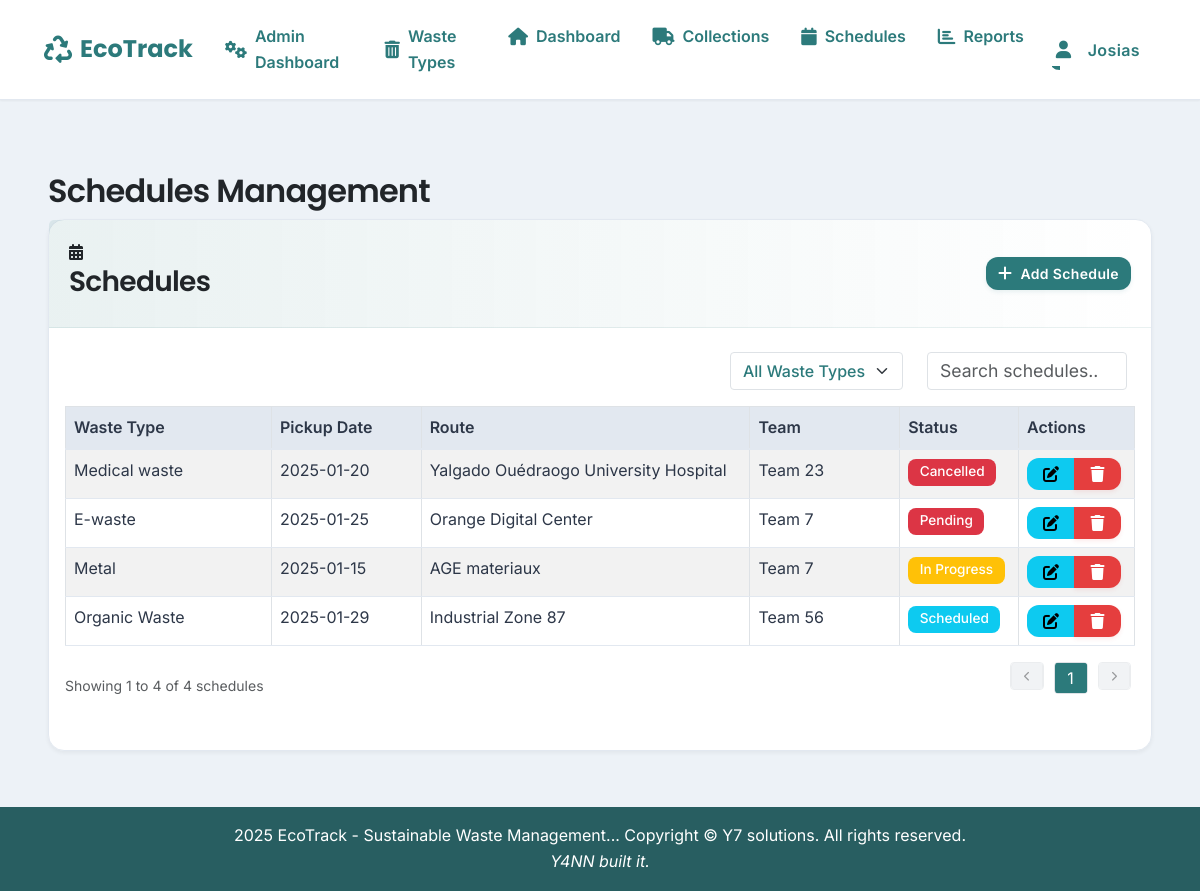
Screenshot of /admin/schedules (signed in) with the database file from the repository.
### models.py (models this page shows, shortened)
class User(UserMixin, db.Model):
    __tablename__ = 'users'
    id = db.Column(db.Integer, primary_key=True)
    username = db.Column(db.String(80), unique=True, nullable=False)
    email = db.Column(db.String(120), unique=True, nullable=False)
    password_hash = db.Column(db.String(200), nullable=False)
    first_name = db.Column(db.String(100), nullable=False)
    last_name = db.Column(db.String(100), nullable=False)
    role = db.Column(db.String(50), nullable=False)
    is_active = db.Column(db.Boolean, default=True, nullable=False)
    created_at = db.Column(db.DateTime, default=datetime.utcnow)
    def is_admin(self):
        return self.role == 'Administrator'
    def is_operator(self):
        return self.role == 'Waste Management Operator'

class Schedule(db.Model):
    __tablename__ = 'schedules'
    id = db.Column(db.Integer, primary_key=True)
    waste_type_id = db.Column(db.Integer, db.ForeignKey('waste_types.id'), nullable=False)
    route = db.Column(db.String(255), nullable=False)
    pickup_date = db.Column(db.DateTime, nullable=False)
    status = db.Column(db.String(20), nullable=False, default='Scheduled')
    team = db.Column(db.String(100), nullable=False)
    created_at = db.Column(db.DateTime, nullable=False, default=datetime.utcnow)
    waste_type = db.relationship('WasteType', backref=db.backref('schedules', lazy=True))

class WasteType(db.Model):
    __tablename__ = 'waste_types'
    id = db.Column(db.Integer, primary_key=True)
    name = db.Column(db.String(100), nullable=False)
    description = db.Column(db.Text, nullable=False)
    disposal_method = db.Column(db.String(200), nullable=False)
    created_at = db.Column(db.DateTime, default=datetime.utcnow)

### blueprints/admin.py (the view)
@admin_bp.route('/admin/schedules')
@login_required
@admin_required
def schedules():
    schedules = Schedule.query.all()
    return render_template('admin/schedules.html', schedules=schedules)

### blueprints/admin.py (called while the page is built)
def admin_required(f):
    @wraps(f)
    def decorated_function(*args, **kwargs):
        if not current_user.is_authenticated or not current_user.is_admin():
            return jsonify({
                'status': 'error',
                'message': 'You do not have permission to access this page.',
                'redirect': url_for('index')
            }), 403
        return f(*args, **kwargs)
    return decorated_function

### blueprints/auth.py (called while the page is built)
@login_manager.user_loader
def load_user(user_id):
    return User.query.get(int(user_id))

### templates/admin/schedules.html (shortened to what this page needs)
{% extends "base.html" %}
{% block content %}
<div class="container-fluid px-3">
    <h2 class="mt-4">Schedules Management</h2>
    <div class="card mb-4">
        <div class="card-header d-flex justify-content-between align-items-center">
            <div>
                <i class="fas fa-calendar-alt me-1"></i><h3>Schedules</h3>
            </div>
            <a href="{{ url_for('admin.new_schedule') }}" class="btn btn-primary btn-sm">
                <i class="fas fa-plus"></i> Add Schedule
            </a>
        </div>
        <div class="card-body px-0">
            <div class="table-responsive">
                <table id="schedulesTable" class="table table-striped table-bordered">
                    <thead>
                        <tr>
                            <th style="width: 20%">Waste Type</th>
                            <th style="width: 15%">Pickup Date</th>
                            <th style="width: 20%">Route</th>
                            <th style="width: 15%">Team</th>
                            <th style="width: 10%">Status</th>
                            <th style="width: 9.5%">Actions</th>
                        </tr>
                    </thead>
                    <tbody>
                        {% for schedule in schedules %}
                        <tr>
                            <td class="text-nowrap">{{ schedule.waste_type.name if schedule.waste_type else 'N/A' }}</td>
                            <td class="text-nowrap" data-order="{{ schedule.pickup_date.strftime('%Y%m%d%H%M%S') }}">
                                {{ schedule.pickup_date.strftime('%Y-%m-%d') }}
                            </td>
                            <td class="text-nowrap">{{ schedule.route }}</td>
                            <td class="text-nowrap">{{ schedule.team }}</td>
                            <td class="text-nowrap">
                                <span class="badge {% if schedule.status == 'Scheduled' %}bg-info
                                      {% elif schedule.status == 'In Progress' %}bg-warning
                                      {% elif schedule.status == 'Completed' %}bg-success
                                      {% else %}bg-danger{% endif %}">
                                    {{ schedule.status }}
                                </span>
                            </td>
                            <td class="text-nowrap">
                                <div class="btn-group">
                                    <a href="{{ url_for('admin.edit_schedule', id=schedule.id) }}"
                                       class="btn btn-sm btn-info"
                                       data-bs-toggle="tooltip"
                                       title="Edit Schedule">
                                        <i class="fas fa-edit"></i>
                                    </a>
                                    <button type="button"
                                            class="btn btn-sm btn-danger"
                                            onclick="confirmDelete(`{{ url_for('admin.delete_schedule', id=schedule.id) }}`, 'Are you sure you want to delete this schedule?')"
                                            data-bs-toggle="tooltip"
                                            title="Delete Schedule">
                                        <i class="fas fa-trash"></i>
                                    </button>
                                </div>
                            </td>
                        </tr>
                        {% endfor %}
                    </tbody>
                </table>
            </div>
        </div>
    </div>
</div>
{% endblock %}

### templates/base.html (shortened to what this page needs)
<!DOCTYPE html>
<html lang="en">
<head>
    <link href="https://cdn.jsdelivr.net/npm/bootstrap@5.3.0/dist/css/bootstrap.min.css" rel="stylesheet">
    <link rel="stylesheet" href="https://cdnjs.cloudflare.com/ajax/libs/font-awesome/6.0.0/css/all.min.css">
    <link rel="stylesheet" href="https://cdn.jsdelivr.net/npm/sweetalert2@11/dist/sweetalert2.min.css">
    <link rel="stylesheet" href="{{ url_for('static', filename='css/styles.css') }}">
</head>
<body>
    <nav class="navbar navbar-expand-lg">
        <div class="container-fluid">
            <a class="navbar-brand" href="/">
                <i class="fas fa-recycle me-2"></i>EcoTrack
            </a>
            <div class="collapse navbar-collapse" id="navbarNav">
                <ul class="navbar-nav">
                    {% if current_user.is_authenticated %}
                        {% if current_user.is_admin() %}
                            <li class="nav-item">
                                <a class="nav-link" href="{{ url_for('admin.dashboard') }}">
                                    <i class="fas fa-cogs me-2"></i>Admin Dashboard
                                </a>
                            </li>
                            <li class="nav-item">
                                <a class="nav-link" href="{{ url_for('waste_types') }}">
                                    <i class="fas fa-trash-alt"></i>
                                    Waste Types
                                </a>
                            </li>
                        {% endif %}
                        <li class="nav-item">
                            <a class="nav-link" href="{{ url_for('index') }}">
                                <i class="fas fa-home me-2"></i>Dashboard
                            </a>
                        </li>
                        {% if current_user.is_operator() or current_user.is_admin() %}
                            <li class="nav-item">
                                <a class="nav-link" href="{{ url_for('collections') }}">
                                    <i class="fas fa-truck me-2"></i>Collections
                                </a>
                            </li>
                            <li class="nav-item">
                                <a class="nav-link" href="{{ url_for('schedules') }}">
                                    <i class="fas fa-calendar me-2"></i>Schedules
                                </a>
                            </li>
                        {% endif %}
                        {% if current_user.is_admin() or current_user.is_reporting_user() %}
                            <li class="nav-item">
                                <a class="nav-link" href="{{ url_for('reports') }}">
                                    <i class="fas fa-chart-bar"></i>
                                    Reports
                                </a>
                            </li>
                        {% endif %}
                    {% endif %}
                </ul>
                <ul class="navbar-nav ms-auto">
                    {% if current_user.is_authenticated %}
                        <li class="nav-item dropdown">
                            <button class="nav-link dropdown-toggle btn btn-link" type="button" id="userDropdown"
                                    data-bs-toggle="dropdown" data-bs-auto-close="true" aria-expanded="false">
                                <i class="fas fa-user me-2"></i>
                                {{ current_user.first_name }}
                            </button>
                        </li>
                    {% endif %}
                </ul>
            </div>
        </div>
    </nav>
    <div class="content-wrapper">
        {% block content %}{% endblock %}
    </div>
    <footer class="footer">
        <div class="container">
            <span> 2025 EcoTrack - Sustainable Waste Management...</span>
            <copyright>
                <span>Copyright &copy; Y7 solutions. All rights reserved.</span>
            </copyright><br>
            <span><i>Y4NN built it.</i></span>
        </div>
    </footer>
</body>
</html>

### static/css/styles.css (style rules this page uses)
:root { --primary-color: #2C7A7B; --primary-dark: #285E61; --primary-light: #4FD1C5; --secondary-color: #718096; --background-light: #EDF2F7; --background-card: #FFFFFF; --text-dark: #2D3748; --text-light: #718096; --danger: #E53E3E; --warning: #D69E2E; --success: #38A169; --info: #3182CE; --border-color: #E2E8F0; --hover-bg: #E2E8F0; --spacing-xs: 0.25rem; --spacing-sm: 0.5rem; --spacing-md: 1rem; --spacing-lg: 1.5rem; --spacing-xl: 2rem; }
body { background-color: var(--background-light); font-family: 'Inter', 'Segoe UI', system-ui, -apple-system, sans-serif; min-height: 100vh; display: flex; flex-direction: column; line-height: 1.6; }
.content-wrapper { flex: 1; padding: var(--spacing-xl); opacity: 0; animation: fadeIn 0.5s ease forwards; position: relative; z-index: 1; }
.container { position: relative; z-index: 2; }
.navbar { background: var(--background-card); border-bottom: 1px solid var(--border-color); box-shadow: 0 1px 2px rgba(0,0,0,0.05); padding: 1rem 2rem; }
.navbar-brand { font-family: 'Poppins', 'Segoe UI', sans-serif; font-weight: 700; font-size: 1.5rem; color: var(--primary-color) !important; transition: all 0.3s cubic-bezier(0.4, 0, 0.2, 1); display: flex; align-items: center; }
.navbar-brand i { font-size: 1.75rem; margin-right: 0.75rem; transition: transform 0.3s cubic-bezier(0.4, 0, 0.2, 1); }
.nav-link { color: var(--primary-color) !important; font-weight: 600; position: relative; padding: 0.5rem 1rem; margin: 0 0.5rem; transition: all 0.3s ease; display: flex; align-items: center; }
.nav-link i { margin-right: 0.5rem; font-size: 1.1rem; }
.nav-link::after { content: ''; position: absolute; bottom: 0; left: 0; width: 0; height: 2px; background-color: var(--primary-color); transition: width 0.3s ease; }
.card { transition: transform 0.2s ease-in-out, box-shadow 0.2s ease-in-out; }
.card-header { background: transparent; border-bottom: 1px solid var(--border-color); padding: var(--spacing-lg); }
.card-body { padding: var(--spacing-lg); position: relative; z-index: 1; }
.btn { padding: 0.75rem 1.5rem; border-radius: 8px; font-weight: 500; transition: all 0.3s ease; border: none; position: relative; z-index: 2; }
.btn-primary { background-color: var(--primary-color); color: white; }
.btn { position: relative; padding: 0.75rem 1.5rem; border-radius: 12px; font-weight: 600; letter-spacing: 0.025em; transition: all 0.3s cubic-bezier(0.4, 0, 0.2, 1); overflow: hidden; display: inline-flex; align-items: center; gap: 0.5rem; }
.btn i { font-size: 1.1rem; transition: transform 0.3s cubic-bezier(0.4, 0, 0.2, 1); }
.btn::before { content: ''; position: absolute; top: 0; left: -100%; width: 100%; height: 100%; background: linear-gradient( 90deg, transparent 0%, rgba(255, 255, 255, 0.2) 50%, transparent 100% ); transition: left 0.5s cubic-bezier(0.4, 0, 0.2, 1); }
.btn-primary { background: var(--primary-color); border: none; color: var(--background-card); box-shadow: 0 2px 4px rgba(44, 122, 123, 0.1); }
.btn-danger { background: var(--danger); border: none; color: var(--background-card); box-shadow: 0 2px 4px rgba(229, 62, 62, 0.1); }
.btn-sm { padding: 0.5rem 1rem; font-size: 0.875rem; }
.btn-sm i { font-size: 1rem; }
h1, h2, h3, h4, h5, h6 { font-family: 'Poppins', 'Segoe UI', sans-serif; font-weight: 600; letter-spacing: -0.025em; }
.card { background: var(--background-card); border: 1px solid var(--border-color); border-radius: 16px; box-shadow: 0 2px 4px rgba(0, 0, 0, 0.05); transition: all 0.3s cubic-bezier(0.4, 0, 0.2, 1); }
.card-header { background: linear-gradient(to right, rgba(44, 122, 123, 0.1), transparent); border-bottom: 1px solid rgba(44, 122, 123, 0.1); padding: 1.25rem; }
.table { margin-bottom: 0; }
.table th { background-color: var(--hover-bg); border-bottom: 2px solid var(--border-color); color: var(--text-dark); font-weight: 600; }
.table td { border-bottom: 1px solid var(--border-color); color: var(--text-dark); }
.badge { padding: 0.5rem 1rem; border-radius: 20px; font-weight: 500; font-size: 0.875rem; }
.footer { background-color: var(--primary-dark); color: white; padding: 1rem 0; text-align: center; margin-top: auto; }

### rows the page displays
User: first_name "Josias"
Schedule: waste_type "Medical waste", pickup_date "2025-01-20", route "Yalgado Ouédraogo University Hospital", team "Team 23", status "Cancelled"
Schedule: waste_type "E-waste", pickup_date "2025-01-25", route "Orange Digital Center", team "Team 7", status "Pending"
Schedule: waste_type "Metal", pickup_date "2025-01-15", route "AGE materiaux", team "Team 7", status "In Progress"
Schedule: waste_type "Organic Waste", pickup_date "2025-01-29", route "Industrial Zone 87", team "Team 56", status "Scheduled"
